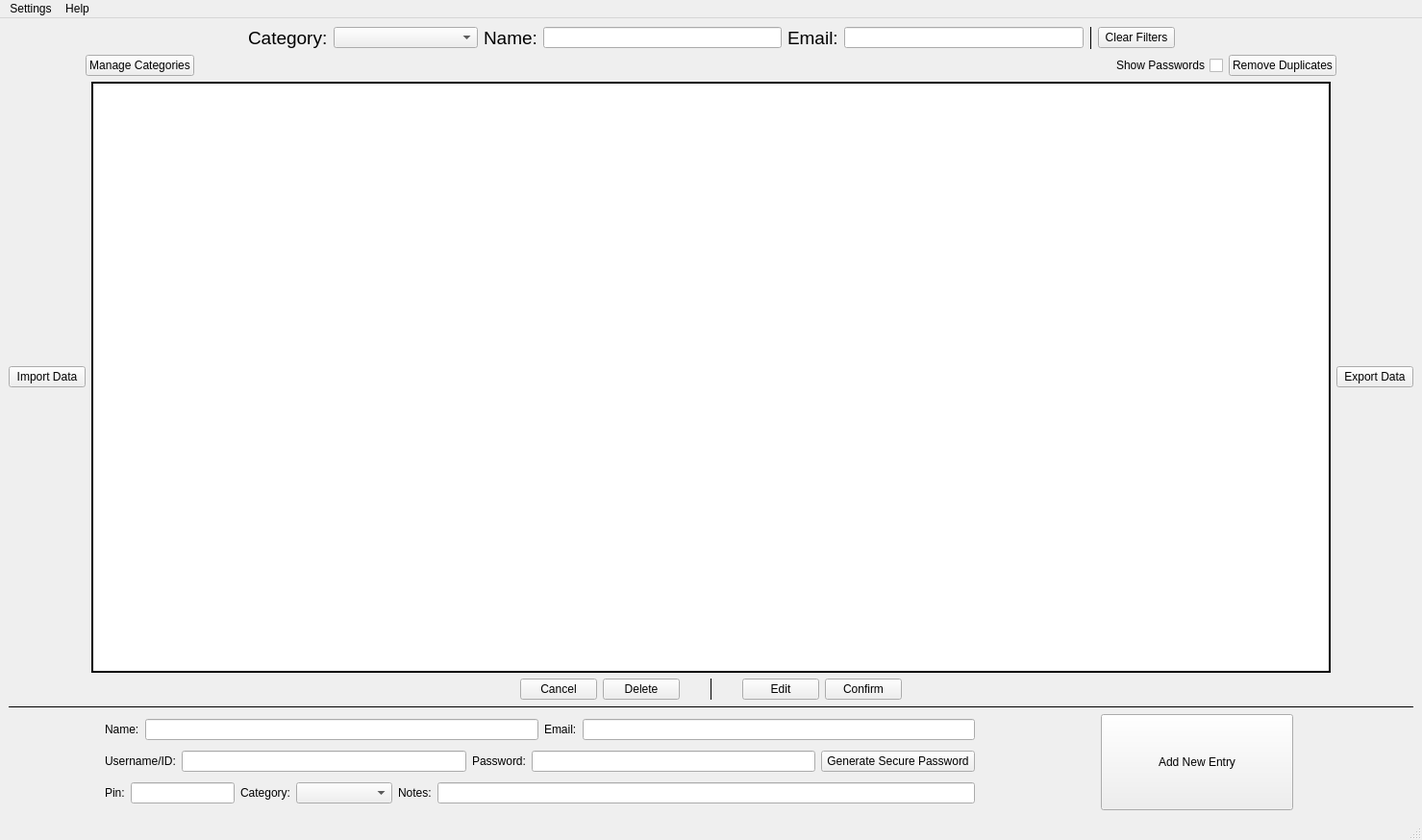
<?xml version="1.0" encoding="UTF-8"?>
<ui version="4.0">
 <class>MainWindow</class>
 <widget class="QMainWindow" name="MainWindow">
  <property name="geometry">
   <rect>
    <x>0</x>
    <y>0</y>
    <width>1479</width>
    <height>874</height>
   </rect>
  </property>
  <property name="windowTitle">
   <string>Personal Password Manager</string>
  </property>
  <widget class="QWidget" name="centralwidget">
   <layout class="QVBoxLayout" name="verticalLayout_2">
    <item>
     <layout class="QVBoxLayout" name="verticalLayout">
      <item>
       <layout class="QHBoxLayout" name="horizontalLayout">
        <item>
         <spacer name="horizontalSpacer_8">
          <property name="orientation">
           <enum>Qt::Horizontal</enum>
          </property>
          <property name="sizeType">
           <enum>QSizePolicy::Expanding</enum>
          </property>
          <property name="sizeHint" stdset="0">
           <size>
            <width>40</width>
            <height>20</height>
           </size>
          </property>
         </spacer>
        </item>
        <item>
         <widget class="QLabel" name="label_filterCategory">
          <property name="mouseTracking">
           <bool>true</bool>
          </property>
          <property name="text">
           <string>&lt;html&gt;&lt;head/&gt;&lt;body&gt;&lt;p&gt;&lt;span style=&quot; font-size:14pt;&quot;&gt;Category:&lt;/span&gt;&lt;/p&gt;&lt;/body&gt;&lt;/html&gt;</string>
          </property>
         </widget>
        </item>
        <item>
         <widget class="QComboBox" name="comboBoxFilterCategory">
          <property name="sizePolicy">
           <sizepolicy hsizetype="Minimum" vsizetype="Fixed">
            <horstretch>0</horstretch>
            <verstretch>0</verstretch>
           </sizepolicy>
          </property>
          <property name="minimumSize">
           <size>
            <width>150</width>
            <height>0</height>
           </size>
          </property>
          <property name="editable">
           <bool>false</bool>
          </property>
          <property name="insertPolicy">
           <enum>QComboBox::NoInsert</enum>
          </property>
          <property name="sizeAdjustPolicy">
           <enum>QComboBox::AdjustToContents</enum>
          </property>
         </widget>
        </item>
        <item>
         <widget class="QLabel" name="label_filterName">
          <property name="text">
           <string>&lt;html&gt;&lt;head/&gt;&lt;body&gt;&lt;p&gt;&lt;span style=&quot; font-size:14pt;&quot;&gt;Name:&lt;/span&gt;&lt;/p&gt;&lt;/body&gt;&lt;/html&gt;</string>
          </property>
         </widget>
        </item>
        <item>
         <widget class="QLineEdit" name="lineEditFilterName">
          <property name="sizePolicy">
           <sizepolicy hsizetype="MinimumExpanding" vsizetype="Fixed">
            <horstretch>0</horstretch>
            <verstretch>0</verstretch>
           </sizepolicy>
          </property>
          <property name="frame">
           <bool>true</bool>
          </property>
         </widget>
        </item>
        <item>
         <widget class="QLabel" name="label_filterEmail">
          <property name="text">
           <string>&lt;html&gt;&lt;head/&gt;&lt;body&gt;&lt;p&gt;&lt;span style=&quot; font-size:14pt;&quot;&gt;Email:&lt;/span&gt;&lt;/p&gt;&lt;/body&gt;&lt;/html&gt;</string>
          </property>
         </widget>
        </item>
        <item>
         <widget class="QLineEdit" name="lineEditFilterEmail">
          <property name="sizePolicy">
           <sizepolicy hsizetype="MinimumExpanding" vsizetype="Fixed">
            <horstretch>0</horstretch>
            <verstretch>0</verstretch>
           </sizepolicy>
          </property>
         </widget>
        </item>
        <item>
         <widget class="Line" name="line">
          <property name="frameShadow">
           <enum>QFrame::Plain</enum>
          </property>
          <property name="orientation">
           <enum>Qt::Vertical</enum>
          </property>
         </widget>
        </item>
        <item>
         <widget class="QPushButton" name="pushButtonClearFilters">
          <property name="text">
           <string>Clear Filters</string>
          </property>
         </widget>
        </item>
        <item>
         <spacer name="horizontalSpacer_9">
          <property name="orientation">
           <enum>Qt::Horizontal</enum>
          </property>
          <property name="sizeType">
           <enum>QSizePolicy::Expanding</enum>
          </property>
          <property name="sizeHint" stdset="0">
           <size>
            <width>40</width>
            <height>20</height>
           </size>
          </property>
         </spacer>
        </item>
       </layout>
      </item>
      <item>
       <layout class="QHBoxLayout" name="horizontalLayout_6">
        <item>
         <spacer name="horizontalSpacer_6">
          <property name="orientation">
           <enum>Qt::Horizontal</enum>
          </property>
          <property name="sizeType">
           <enum>QSizePolicy::Fixed</enum>
          </property>
          <property name="sizeHint" stdset="0">
           <size>
            <width>80</width>
            <height>20</height>
           </size>
          </property>
         </spacer>
        </item>
        <item>
         <widget class="QPushButton" name="pushButtonManageCategories">
          <property name="text">
           <string>Manage Categories</string>
          </property>
         </widget>
        </item>
        <item>
         <widget class="QLabel" name="label_tableInstructions">
          <property name="text">
           <string/>
          </property>
         </widget>
        </item>
        <item>
         <spacer name="horizontalSpacer_11">
          <property name="orientation">
           <enum>Qt::Horizontal</enum>
          </property>
          <property name="sizeHint" stdset="0">
           <size>
            <width>40</width>
            <height>20</height>
           </size>
          </property>
         </spacer>
        </item>
        <item>
         <widget class="QCheckBox" name="checkBoxShowPasswords">
          <property name="layoutDirection">
           <enum>Qt::RightToLeft</enum>
          </property>
          <property name="text">
           <string>Show Passwords</string>
          </property>
         </widget>
        </item>
        <item>
         <widget class="QPushButton" name="pushButtonRemoveDuplicates">
          <property name="minimumSize">
           <size>
            <width>110</width>
            <height>0</height>
           </size>
          </property>
          <property name="text">
           <string>Remove Duplicates</string>
          </property>
         </widget>
        </item>
        <item>
         <spacer name="horizontalSpacer_12">
          <property name="orientation">
           <enum>Qt::Horizontal</enum>
          </property>
          <property name="sizeType">
           <enum>QSizePolicy::Fixed</enum>
          </property>
          <property name="sizeHint" stdset="0">
           <size>
            <width>80</width>
            <height>20</height>
           </size>
          </property>
         </spacer>
        </item>
       </layout>
      </item>
      <item>
       <layout class="QHBoxLayout" name="horizontalLayout_7">
        <item>
         <widget class="QPushButton" name="pushButtonImportData">
          <property name="text">
           <string>Import Data</string>
          </property>
         </widget>
        </item>
        <item>
         <widget class="QTableWidget" name="tableWidgetLoginData">
          <property name="minimumSize">
           <size>
            <width>500</width>
            <height>0</height>
           </size>
          </property>
          <property name="frameShape">
           <enum>QFrame::Box</enum>
          </property>
          <property name="frameShadow">
           <enum>QFrame::Plain</enum>
          </property>
          <property name="lineWidth">
           <number>2</number>
          </property>
          <property name="sizeAdjustPolicy">
           <enum>QAbstractScrollArea::AdjustToContents</enum>
          </property>
          <property name="editTriggers">
           <set>QAbstractItemView::NoEditTriggers</set>
          </property>
          <property name="verticalScrollMode">
           <enum>QAbstractItemView::ScrollPerPixel</enum>
          </property>
          <property name="horizontalScrollMode">
           <enum>QAbstractItemView::ScrollPerPixel</enum>
          </property>
          <property name="sortingEnabled">
           <bool>true</bool>
          </property>
          <attribute name="horizontalHeaderMinimumSectionSize">
           <number>75</number>
          </attribute>
         </widget>
        </item>
        <item>
         <widget class="QPushButton" name="pushButtonExportData">
          <property name="text">
           <string>Export Data</string>
          </property>
         </widget>
        </item>
       </layout>
      </item>
      <item>
       <layout class="QHBoxLayout" name="horizontalLayout_2">
        <item>
         <spacer name="horizontalSpacer">
          <property name="orientation">
           <enum>Qt::Horizontal</enum>
          </property>
          <property name="sizeHint" stdset="0">
           <size>
            <width>40</width>
            <height>20</height>
           </size>
          </property>
         </spacer>
        </item>
        <item>
         <widget class="QPushButton" name="pushButtonCancel">
          <property name="text">
           <string>Cancel</string>
          </property>
         </widget>
        </item>
        <item>
         <widget class="QPushButton" name="pushButtonDelete">
          <property name="text">
           <string>Delete</string>
          </property>
         </widget>
        </item>
        <item>
         <spacer name="horizontalSpacer_5">
          <property name="orientation">
           <enum>Qt::Horizontal</enum>
          </property>
          <property name="sizeType">
           <enum>QSizePolicy::Fixed</enum>
          </property>
          <property name="sizeHint" stdset="0">
           <size>
            <width>25</width>
            <height>20</height>
           </size>
          </property>
         </spacer>
        </item>
        <item>
         <widget class="Line" name="line_3">
          <property name="frameShadow">
           <enum>QFrame::Plain</enum>
          </property>
          <property name="orientation">
           <enum>Qt::Vertical</enum>
          </property>
         </widget>
        </item>
        <item>
         <spacer name="horizontalSpacer_7">
          <property name="orientation">
           <enum>Qt::Horizontal</enum>
          </property>
          <property name="sizeType">
           <enum>QSizePolicy::Fixed</enum>
          </property>
          <property name="sizeHint" stdset="0">
           <size>
            <width>25</width>
            <height>20</height>
           </size>
          </property>
         </spacer>
        </item>
        <item>
         <widget class="QPushButton" name="pushButtonEdit">
          <property name="text">
           <string>Edit</string>
          </property>
         </widget>
        </item>
        <item>
         <widget class="QPushButton" name="pushButtonConfirm">
          <property name="text">
           <string>Confirm</string>
          </property>
         </widget>
        </item>
        <item>
         <spacer name="horizontalSpacer_2">
          <property name="orientation">
           <enum>Qt::Horizontal</enum>
          </property>
          <property name="sizeHint" stdset="0">
           <size>
            <width>40</width>
            <height>20</height>
           </size>
          </property>
         </spacer>
        </item>
       </layout>
      </item>
      <item>
       <widget class="Line" name="line_2">
        <property name="frameShadow">
         <enum>QFrame::Plain</enum>
        </property>
        <property name="orientation">
         <enum>Qt::Horizontal</enum>
        </property>
       </widget>
      </item>
      <item>
       <layout class="QHBoxLayout" name="horizontalLayout_3">
        <item>
         <spacer name="horizontalSpacer_10">
          <property name="orientation">
           <enum>Qt::Horizontal</enum>
          </property>
          <property name="sizeType">
           <enum>QSizePolicy::Preferred</enum>
          </property>
          <property name="sizeHint" stdset="0">
           <size>
            <width>100</width>
            <height>20</height>
           </size>
          </property>
         </spacer>
        </item>
        <item>
         <layout class="QVBoxLayout" name="verticalLayout_3">
          <item>
           <layout class="QHBoxLayout" name="horizontalLayout_4">
            <item>
             <widget class="QLabel" name="label_newName">
              <property name="text">
               <string>Name:</string>
              </property>
             </widget>
            </item>
            <item>
             <widget class="QLineEdit" name="lineEditNameNewEntry"/>
            </item>
            <item>
             <widget class="QLabel" name="label_newEmail">
              <property name="text">
               <string>Email:</string>
              </property>
             </widget>
            </item>
            <item>
             <widget class="QLineEdit" name="lineEditEmailNewEntry"/>
            </item>
           </layout>
          </item>
          <item>
           <layout class="QHBoxLayout" name="horizontalLayout_5">
            <item>
             <widget class="QLabel" name="label_newUsernameID">
              <property name="text">
               <string>Username/ID:</string>
              </property>
             </widget>
            </item>
            <item>
             <widget class="QLineEdit" name="lineEditUsernameNewEntry"/>
            </item>
            <item>
             <widget class="QLabel" name="label_newPassword">
              <property name="text">
               <string>Password:</string>
              </property>
             </widget>
            </item>
            <item>
             <widget class="QLineEdit" name="lineEditPasswordNewEntry"/>
            </item>
            <item>
             <widget class="QPushButton" name="pushButtonGenSecPass">
              <property name="sizePolicy">
               <sizepolicy hsizetype="Fixed" vsizetype="Fixed">
                <horstretch>0</horstretch>
                <verstretch>0</verstretch>
               </sizepolicy>
              </property>
              <property name="minimumSize">
               <size>
                <width>160</width>
                <height>0</height>
               </size>
              </property>
              <property name="text">
               <string>Generate Secure Password</string>
              </property>
             </widget>
            </item>
           </layout>
          </item>
          <item>
           <layout class="QHBoxLayout" name="horizontalLayout_9">
            <item>
             <widget class="QLabel" name="label_newPin">
              <property name="text">
               <string>Pin:</string>
              </property>
             </widget>
            </item>
            <item>
             <widget class="QLineEdit" name="lineEditPinNewEntry">
              <property name="sizePolicy">
               <sizepolicy hsizetype="Preferred" vsizetype="Fixed">
                <horstretch>0</horstretch>
                <verstretch>0</verstretch>
               </sizepolicy>
              </property>
             </widget>
            </item>
            <item>
             <widget class="QLabel" name="label_newCategory">
              <property name="sizePolicy">
               <sizepolicy hsizetype="Preferred" vsizetype="Fixed">
                <horstretch>0</horstretch>
                <verstretch>0</verstretch>
               </sizepolicy>
              </property>
              <property name="text">
               <string>Category:</string>
              </property>
              <property name="alignment">
               <set>Qt::AlignCenter</set>
              </property>
             </widget>
            </item>
            <item>
             <widget class="QComboBox" name="comboBoxCategoryNewEntry">
              <property name="sizePolicy">
               <sizepolicy hsizetype="Minimum" vsizetype="Fixed">
                <horstretch>0</horstretch>
                <verstretch>0</verstretch>
               </sizepolicy>
              </property>
              <property name="minimumSize">
               <size>
                <width>100</width>
                <height>0</height>
               </size>
              </property>
              <property name="insertPolicy">
               <enum>QComboBox::NoInsert</enum>
              </property>
              <property name="sizeAdjustPolicy">
               <enum>QComboBox::AdjustToContents</enum>
              </property>
             </widget>
            </item>
            <item>
             <widget class="QLabel" name="label_newNotes">
              <property name="text">
               <string>Notes:</string>
              </property>
             </widget>
            </item>
            <item>
             <widget class="QLineEdit" name="lineEditNotesNewEntry"/>
            </item>
           </layout>
          </item>
         </layout>
        </item>
        <item>
         <layout class="QVBoxLayout" name="verticalLayout_4">
          <property name="spacing">
           <number>0</number>
          </property>
          <property name="sizeConstraint">
           <enum>QLayout::SetMaximumSize</enum>
          </property>
         </layout>
        </item>
        <item>
         <spacer name="horizontalSpacer_3">
          <property name="orientation">
           <enum>Qt::Horizontal</enum>
          </property>
          <property name="sizeType">
           <enum>QSizePolicy::Maximum</enum>
          </property>
          <property name="sizeHint" stdset="0">
           <size>
            <width>125</width>
            <height>20</height>
           </size>
          </property>
         </spacer>
        </item>
        <item>
         <widget class="QPushButton" name="pushButtonAddNewEntry">
          <property name="minimumSize">
           <size>
            <width>200</width>
            <height>100</height>
           </size>
          </property>
          <property name="text">
           <string>Add New Entry</string>
          </property>
         </widget>
        </item>
        <item>
         <spacer name="horizontalSpacer_4">
          <property name="orientation">
           <enum>Qt::Horizontal</enum>
          </property>
          <property name="sizeType">
           <enum>QSizePolicy::Preferred</enum>
          </property>
          <property name="sizeHint" stdset="0">
           <size>
            <width>125</width>
            <height>20</height>
           </size>
          </property>
         </spacer>
        </item>
       </layout>
      </item>
     </layout>
    </item>
   </layout>
  </widget>
  <widget class="QStatusBar" name="statusbar"/>
  <widget class="QMenuBar" name="menuBar">
   <property name="geometry">
    <rect>
     <x>0</x>
     <y>0</y>
     <width>1479</width>
     <height>26</height>
    </rect>
   </property>
   <widget class="QMenu" name="menuSettings">
    <property name="title">
     <string>Settings</string>
    </property>
    <addaction name="actionPreferences"/>
   </widget>
   <widget class="QMenu" name="menuHelp">
    <property name="title">
     <string>Help</string>
    </property>
    <addaction name="actionViewReadMe"/>
   </widget>
   <addaction name="menuSettings"/>
   <addaction name="menuHelp"/>
  </widget>
  <action name="actionPreferences">
   <property name="text">
    <string>Preferences</string>
   </property>
  </action>
  <action name="actionViewReadMe">
   <property name="text">
    <string>View README</string>
   </property>
  </action>
 </widget>
 <resources/>
 <connections/>
</ui>
